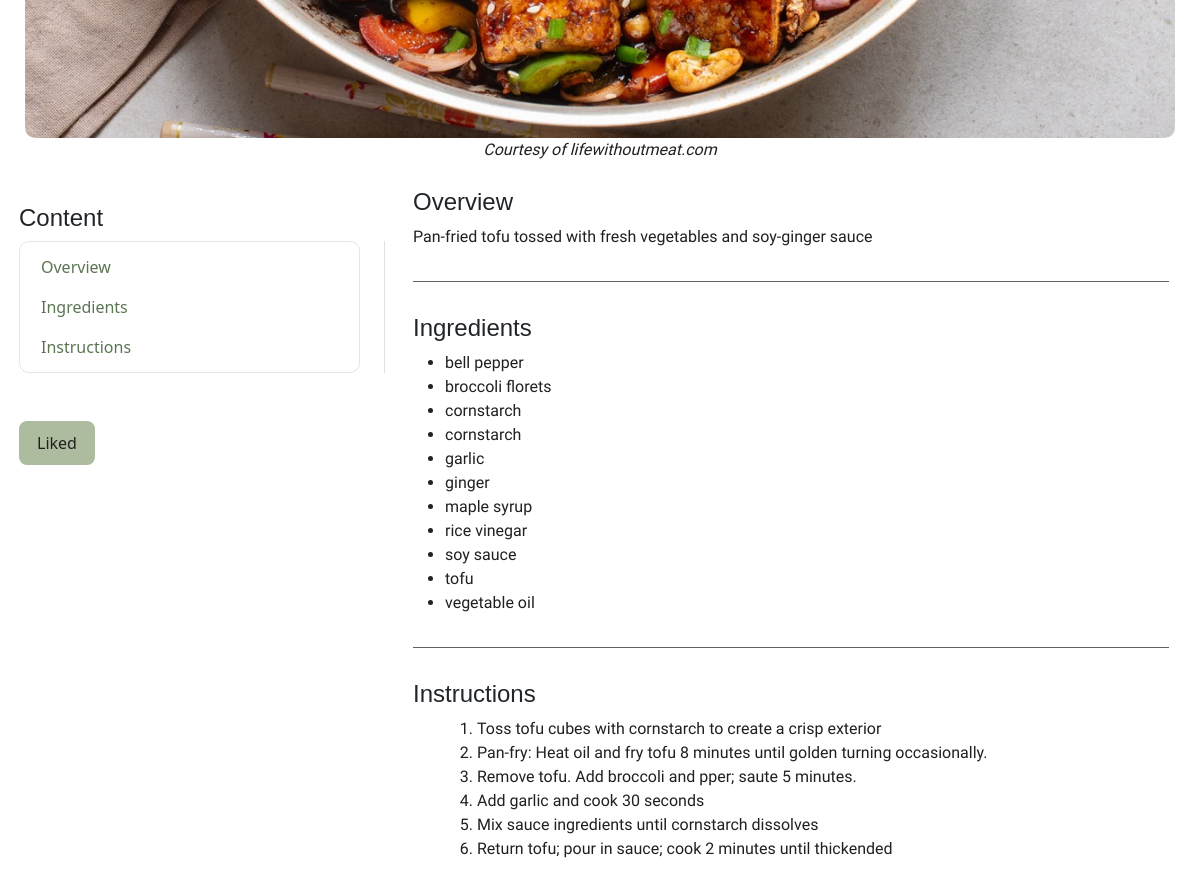
/recipe/5 (middle part), run on an earlier commit of the app's database.
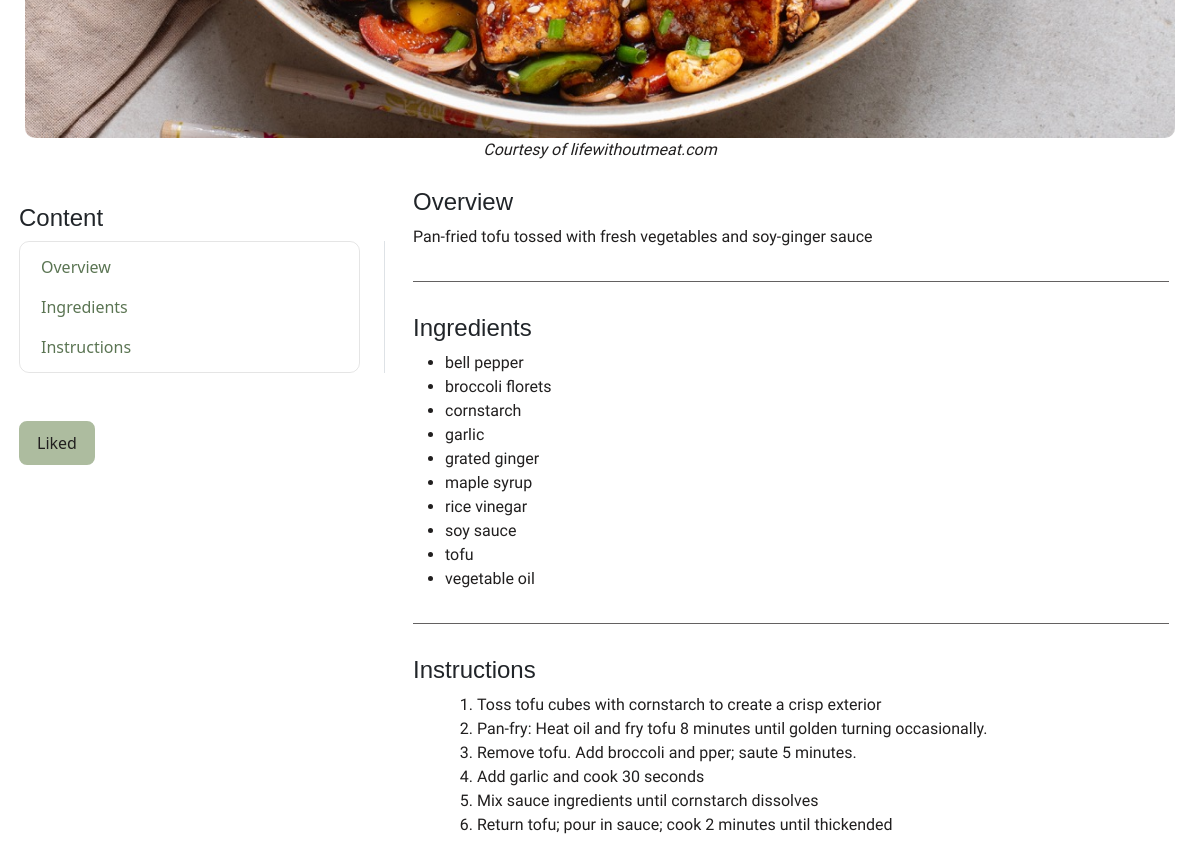
And on a later commit of the database.
### recipe/models.py (models this page shows, shortened)
class Ingridient(models.Model):
    name = models.CharField()
    class Meta:
        ordering = ['name']

### recipe/views.py (the view)
# urls.py: path("", include("recipe.urls"))
def recipe(request, id):
    cur_recipe = Recipe.objects.get(id=id)
    if request.method == "POST":
        user = request.user
        user.saved.add(cur_recipe)
        user.save()
    if not request.user.is_authenticated:
        saved = True
    else:
        saved = cur_recipe in request.user.saved.all()
    instruction = cur_recipe.instruction
    f = markdown2.markdown(instruction)
    return render(request, "recipe/recipe.html", {
        "recipe" : cur_recipe,
        "ingredients":cur_recipe.ingridents.all(),
        "saved" : saved,
        "instruction":f
    })

### recipe/templates/recipe/recipe.html (shortened to what this page needs)
{% extends 'recipe/layout.html' %}
{% block body %}
<div class="recipe-post">
      <div class="container-fluid recipe-intro text-center">
        <img class="post-img" src="{{recipe.picture.url}}" alt="Overview picture of the dish"
        width="100%">
        <p><i>Courtesy of lifewithoutmeat.com</i></p>
      </div>
      <div class="post-content">
        <div class="row">
          <div class="col-4 p-3">
            <h4>Content</h4>
            <nav id="navbar-example3" class="h-100 flex-column align-items-stretch pe-4 border-end">
              <nav class="nav nav-pills flex-column">
                <a class="nav-link" href="#overview">Overview</a>
                <a class="nav-link" href="#ingredients">Ingredients</a>
                <a class="nav-link" href="#instructions">Instructions</a>
              </nav>
            </nav>
            <div class="saved-recipe pt-5">
                {% if not saved %}
                <form action="{% url 'recipe' recipe.id %}" class="nav-form" method="POST">
                    {% csrf_token %}
                    <button type="submit" class="btn login-btn btn-primary">Like this recipe</button>
                </form>
                {% else %}
                <form action="{% url 'recipe' recipe.id %}" class="nav-form" method="POST">
                    <button type="button" class="btn login-btn btn-primary">Liked</button>
                </form>
                {% endif %}
            </div>
          </div>
          <div class="col-8">
            <div data-bs-spy="scroll" data-bs-target="#navbar-example3" data-bs-smooth-scroll="true" class="scrollspy-example-2" tabindex="0">
              <div id="overview">
                <h4>Overview</h4>
                <p>{{recipe.description}}</p>
              </div>
              <div class="section-divider"></div>
              <div id="ingredients">
                <h4>Ingredients</h4>
                <ul>
                  {% for i in ingredients %}
                  <li>{{i.name}}</li>
                  {% endfor %}
                </ul>
              </div>
              <div class="section-divider"></div>
              <div id="instructions">
                <h4>Instructions</h4>
                <ol>
                    {{instruction | safe}}
                </ol>
              </div>
            </div>
          </div>
        </div>
      </div>
    </div>
{% endblock %}

What changed in the data, as far as the page shows it:
removed Ingridient: name "cornstarch"
removed Ingridient: name "ginger"
now on this page (row unchanged): Ingridient: name "grated ginger"
